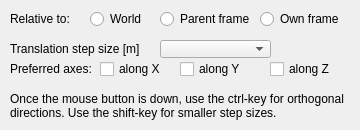
   <widget class="QWidget" name="mouseTranslation">
    <attribute name="title">
     <string>Mouse Translation</string>
    </attribute>
    <widget class="QLabel" name="label_18">
     <property name="geometry">
      <rect>
       <x>10</x>
       <y>90</y>
       <width>341</width>
       <height>31</height>
      </rect>
     </property>
     <property name="text">
      <string>Once the mouse button is down, use the ctrl-key for orthogonal directions. Use the shift-key for smaller step sizes.</string>
     </property>
     <property name="wordWrap">
      <bool>true</bool>
     </property>
    </widget>
    <widget class="QRadioButton" name="qqPosOwn">
     <property name="geometry">
      <rect>
       <x>260</x>
       <y>10</y>
       <width>91</width>
       <height>18</height>
      </rect>
     </property>
     <property name="focusPolicy">
      <enum>Qt::StrongFocus</enum>
     </property>
     <property name="text">
      <string>Own frame</string>
     </property>
     <property name="autoExclusive">
      <bool>false</bool>
     </property>
    </widget>
    <widget class="QLabel" name="label_3">
     <property name="geometry">
      <rect>
       <x>10</x>
       <y>60</y>
       <width>81</width>
       <height>18</height>
      </rect>
     </property>
     <property name="text">
      <string>Preferred axes:</string>
     </property>
    </widget>
    <widget class="QCheckBox" name="qqPosZ">
     <property name="geometry">
      <rect>
       <x>270</x>
       <y>60</y>
       <width>81</width>
       <height>18</height>
      </rect>
     </property>
     <property name="focusPolicy">
      <enum>Qt::StrongFocus</enum>
     </property>
     <property name="text">
      <string>along Z</string>
     </property>
    </widget>
    <widget class="QComboBox" name="qqPosCombo">
     <property name="geometry">
      <rect>
       <x>160</x>
       <y>40</y>
       <width>111</width>
       <height>18</height>
      </rect>
     </property>
    </widget>
    <widget class="QLabel" name="label_4">
     <property name="geometry">
      <rect>
       <x>10</x>
       <y>40</y>
       <width>151</width>
       <height>18</height>
      </rect>
     </property>
     <property name="text">
      <string>Translation step size [m]</string>
     </property>
    </widget>
    <widget class="QCheckBox" name="qqPosX">
     <property name="geometry">
      <rect>
       <x>100</x>
       <y>60</y>
       <width>61</width>
       <height>18</height>
      </rect>
     </property>
     <property name="focusPolicy">
      <enum>Qt::StrongFocus</enum>
     </property>
     <property name="text">
      <string>along X</string>
     </property>
    </widget>
    <widget class="QCheckBox" name="qqPosY">
     <property name="geometry">
      <rect>
       <x>180</x>
       <y>60</y>
       <width>91</width>
       <height>18</height>
      </rect>
     </property>
     <property name="focusPolicy">
      <enum>Qt::StrongFocus</enum>
     </property>
     <property name="text">
      <string>along Y</string>
     </property>
    </widget>
    <widget class="QRadioButton" name="qqPosParent">
     <property name="geometry">
      <rect>
       <x>160</x>
       <y>10</y>
       <width>91</width>
       <height>18</height>
      </rect>
     </property>
     <property name="focusPolicy">
      <enum>Qt::StrongFocus</enum>
     </property>
     <property name="text">
      <string>Parent frame</string>
     </property>
     <property name="autoExclusive">
      <bool>false</bool>
     </property>
    </widget>
    <widget class="QLabel" name="label_2">
     <property name="geometry">
      <rect>
       <x>10</x>
       <y>10</y>
       <width>81</width>
       <height>18</height>
      </rect>
     </property>
     <property name="text">
      <string>Relative to:</string>
     </property>
    </widget>
    <widget class="QRadioButton" name="qqPosWorld">
     <property name="geometry">
      <rect>
       <x>90</x>
       <y>10</y>
       <width>61</width>
       <height>18</height>
      </rect>
     </property>
     <property name="focusPolicy">
      <enum>Qt::StrongFocus</enum>
     </property>
     <property name="text">
      <string>World</string>
     </property>
     <property name="autoExclusive">
      <bool>false</bool>
     </property>
    </widget>
   </widget>
